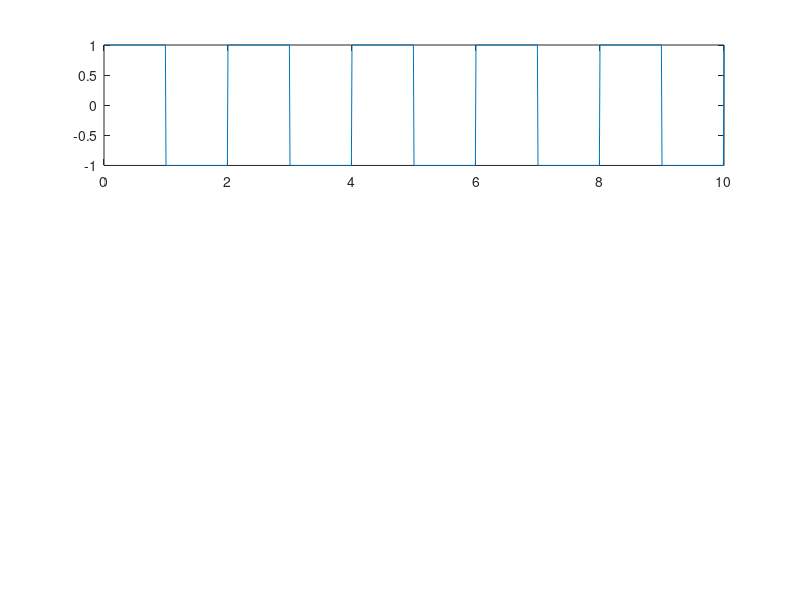

This chart was generated by the following MATLAB code: (Note: this script raises an error after producing the figure.)
clear all
close all
clc
 fs=100;
 T=2;
 w = 2*pi/T;
 k=0:1/fs:10;
 y=square(w*k,50);
 subplot(311)
 plot(k,y)
 %We use the formulae for fourier synthesis which is the additio of cos and
 %sine terms.
 %for that we need to find the values of an,bn,ao which are coefficents of
 %the terms.
 syms t
 N=100;
 n=1:N;
 ao=(2/T)*(int(1,t,0,1)+int(-1,t,1,2));%int() integral command int 
%int(x,y,a,b) where x= function,y=variable to which we integrate
%a,b are integral limits.
an=(2/T)*(int(1*cos(n*w*t),t,0,1)+int(-1*cos(n*w*t),t,1,2));
bn=(2/T)*(int(1*sin(n*w*t),t,0,1)+int(-1*sin(n*w*t),t,1,2));
F=ao/2;
for i=1:N
    F=F+an(i)*cos(i*w*k)+bn(i)*sin(i*w*k);
end
subplot(312)
plot(k,F)
subplot(313)
plot(k,F,k,y)
    